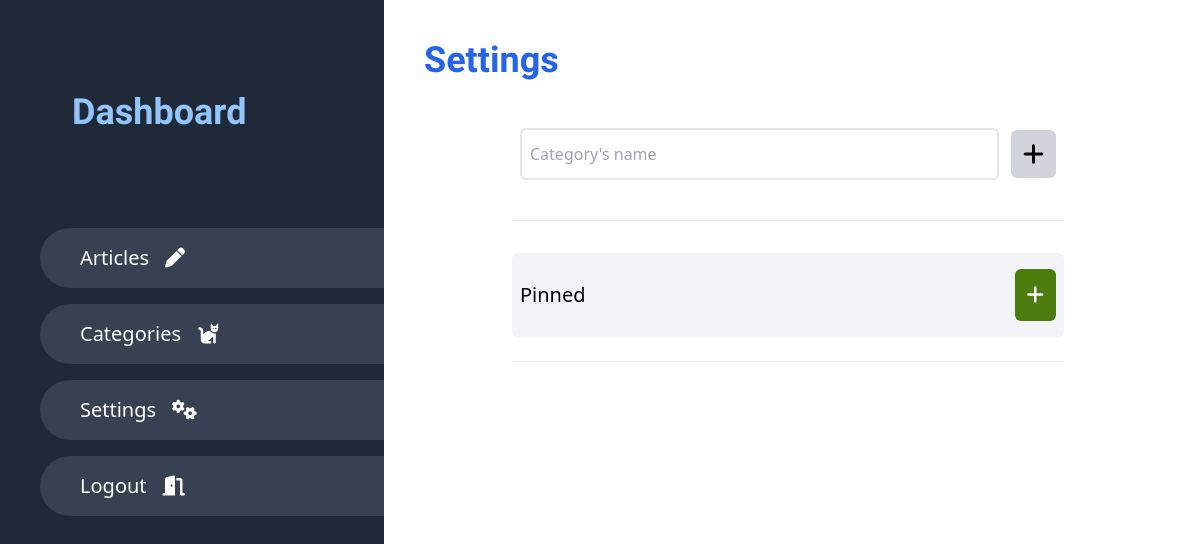
The page /dashboard/categories/ on the database as committed earlier.
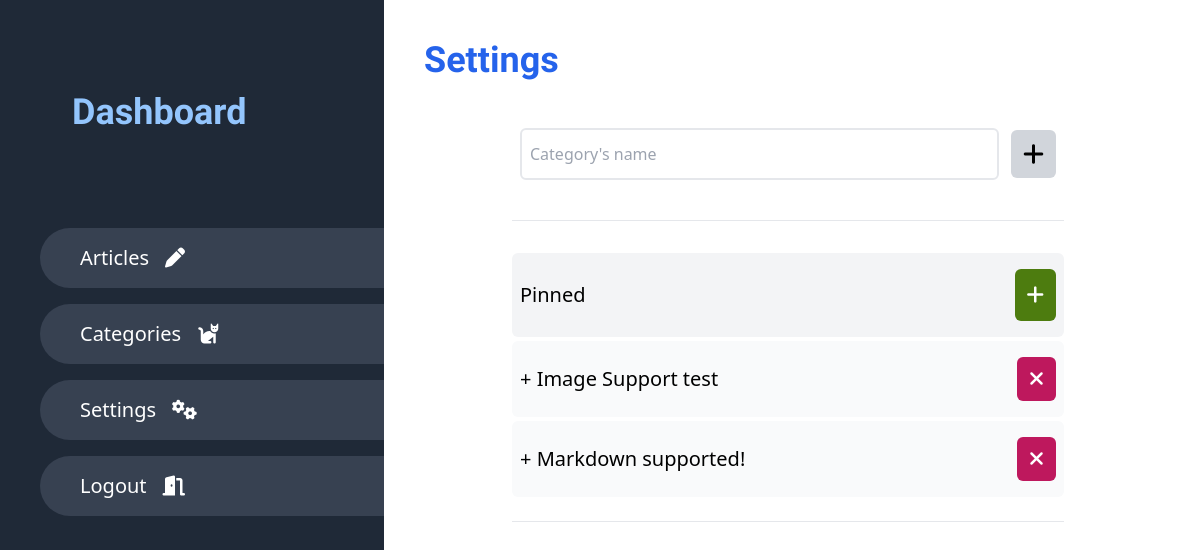
The same page on the database as committed later.
### core/models.py (models this page shows, shortened)
class Article(models.Model):
    title = models.CharField(max_length=500, unique=True)
    author = models.ForeignKey(User, on_delete=models.CASCADE)
    category = models.ForeignKey(Category, on_delete=models.CASCADE, null=True, blank=True)
    date = models.DateTimeField(default=timezone.now)
    cover = models.ImageField(upload_to='articles-covers')
    content = models.TextField()
    pinned = models.BooleanField(default=False)

### dashboard/views.py (the view, shortened to what this page needs)
# urls.py: path('categories/', views.categories, name="dashboard-categories"),
def categories(request):
    cats = Category.objects.all().order_by('-pk')
    pinned = Article.objects.filter(pinned=True).order_by('-pk')
    articles = Article.objects.filter(author=request.user.pk).order_by('-pk')
    return render(request, 'dashboard/categories.html', { "articles": articles, "cats": cats, 'pinned': pinned})

### templates/dashboard/categories.html (shortened to what this page needs)
{% extends 'dashboard-base.html' %}
{% block main %}
<p class="text-4xl font-bold text-blue-600 font-josefin py-10 px-10">Settings</p>
<section class="px-32">
    <div class="p-2 flex items-center gap-x-3">
        <input type="text" id="catName" placeholder="Category's name" class="focus:outline-none border-2 py-3 px-2 rounded-md  w-full active:bg-inherit" />
        <button onclick="addNewCat()"><i class="fa-solid fa-add text-2xl bg-gray-300 p-3 rounded-md"></i></button>
    </div>
    <hr class="my-8" />
    <div class="flex items-center justify-between bg-gray-100 py-4 px-2 my-1 rounded-md">
        <p class="text-xl font-medium text-black">Pinned</p>
        <button class="p-3 text-xl text-white bg-lime-700 rounded-md cursor-pointer" onclick="showModal('Pinned')"><i class="fa-solid fa-add"></i></button>
    </div>
    {% for article in pinned %}
    <div class="flex items-center justify-between bg-gray-50 py-4 px-2 my-1 rounded-md">
        <p class="text-xl font-medium text-black">+ {{article.title}}</p>
        <a href="?type=remove&cat=pin&title={{article.title}}" class="fa-solid fa-times p-3 text-xl text-white bg-pink-700 rounded-md cursor-pointer"></a>
    </div>
    {% endfor %}
    <hr class="my-6">
</section>
{% endblock main %}

Rows that differ between the two databases and show on the page:
now on this page (row edited): Article: title "Image Support test"
now on this page (row edited): Article: title "Markdown supported!"
